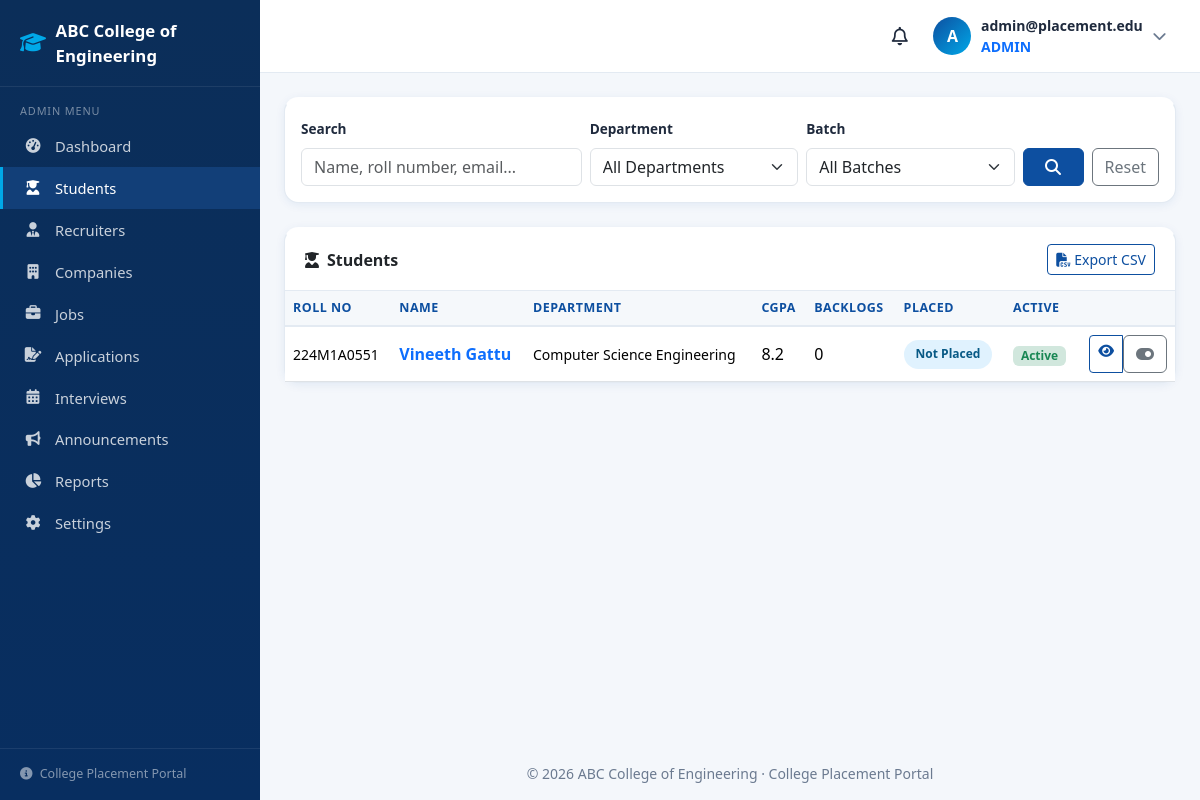
/admin/students (signed in), run on the app's committed database.
### models.py (models this page shows, shortened)
class Setting(db.Model):
    __tablename__ = "settings"
    id = db.Column(db.Integer, primary_key=True)
    key = db.Column(db.String(50), nullable=False, unique=True)
    value = db.Column(db.String(300), nullable=True)

class User(UserMixin, db.Model):
    __tablename__ = "users"
    id = db.Column(db.Integer, primary_key=True)
    email = db.Column(db.String(120), unique=True, nullable=False, index=True)
    password_hash = db.Column(db.String(256), nullable=False)
    role = db.Column(db.String(20), nullable=False)  # student | recruiter | admin
    is_active = db.Column(db.Boolean, nullable=False, default=True)
    reset_token = db.Column(db.String(64), nullable=True)
    reset_token_expiry = db.Column(db.DateTime, nullable=True)
    created_at = db.Column(db.DateTime, nullable=False, default=datetime.now)
    student = db.relationship("Student", backref="user", uselist=False,
                              cascade="all, delete-orphan")
    recruiter = db.relationship("Recruiter", backref="user", uselist=False,
                                cascade="all, delete-orphan")
    admin = db.relationship("Admin", backref="user", uselist=False,
                            cascade="all, delete-orphan")
    notifications = db.relationship("Notification", backref="user",
                                    lazy="dynamic", cascade="all, delete-orphan")
    def unread_notifications(self):
        return self.notifications.filter_by(is_read=False).count()
    def recent_notifications(self, limit=5):
        return (self.notifications
                .order_by(Notification.created_at.desc())
                .limit(limit).all())

class Student(db.Model):
    __tablename__ = "students"
    id = db.Column(db.Integer, primary_key=True)
    user_id = db.Column(db.Integer, db.ForeignKey("users.id"),
                        nullable=False, unique=True)
    name = db.Column(db.String(120), nullable=False)
    roll_number = db.Column(db.String(20), nullable=False, unique=True, index=True)
    department = db.Column(db.String(100), nullable=False)
    batch = db.Column(db.String(10), nullable=False)
    year = db.Column(db.Integer, nullable=False)
    cgpa = db.Column(db.Float, nullable=False, default=0.0)
    backlogs = db.Column(db.Integer, nullable=False, default=0)
    phone = db.Column(db.String(15), nullable=True)
    skills = db.Column(db.Text, nullable=True)
    profile_pic = db.Column(db.String(256), nullable=True)
    resume_path = db.Column(db.String(256), nullable=True)
    placed = db.Column(db.Boolean, nullable=False, default=False)
    created_at = db.Column(db.DateTime, nullable=False, default=datetime.now)
    applications = db.relationship("Application", backref="student",
                                   lazy=True, cascade="all, delete-orphan")

### blueprints/admin.py (the view)
@admin_bp.route("/students")
@login_required
@role_required("admin")
def students():
    page = request.args.get("page", 1, type=int)
    search = request.args.get("q", "").strip()
    department = request.args.get("department", "").strip()
    batch = request.args.get("batch", "").strip()
    query = Student.query.join(User)
    if search:
        term = f"%{search.lower()}%"
        query = query.filter(db.or_(Student.name.ilike(term),
                                    Student.roll_number.ilike(term),
                                    User.email.ilike(term)))
    if department:
        query = query.filter_by(department=department)
    if batch:
        query = query.filter_by(batch=batch)
    departments = [d[0] for d in db.session.query(Student.department).distinct()]
    batches = [b[0] for b in db.session.query(Student.batch).distinct()]
    items = query.order_by(Student.name.asc()).paginate(
        page=page, per_page=PAGE_SIZE, error_out=False)
    return render_template("admin/students.html", students=items,
                           departments=departments, batches=batches,
                           search=search, department=department, batch=batch)

### templates/admin/students.html (shortened to what this page needs)
{% extends 'layouts/dashboard_base.html' %}
{% block content %}
<div class="card mb-4">
  <div class="card-body">
    <form method="get" action="{{ url_for('admin.students') }}" class="row g-2 align-items-end">
      <div class="col-md-4">
        <label class="form-label">Search</label>
        <input type="text" name="q" class="form-control" placeholder="Name, roll number, email..." value="{{ search }}">
      </div>
      <div class="col-md-3">
        <label class="form-label">Department</label>
        <select name="department" class="form-select">
          <option value="">All Departments</option>
        </select>
      </div>
      <div class="col-md-3">
        <label class="form-label">Batch</label>
        <select name="batch" class="form-select">
          <option value="">All Batches</option>
        </select>
      </div>
      <div class="col-md-2 d-flex gap-2">
        <button class="btn btn-primary flex-grow-1"><i class="fa-solid fa-magnifying-glass"></i></button>
        <a href="{{ url_for('admin.students') }}" class="btn btn-outline-secondary">Reset</a>
      </div>
    </form>
  </div>
</div>
<div class="card">
  <div class="card-header d-flex justify-content-between align-items-center">
    <span><i class="fa-solid fa-user-graduate me-2"></i>Students</span>
    <a href="{{ url_for('admin.export_students') }}" class="btn btn-sm btn-outline-primary"><i class="fa-solid fa-file-csv me-1"></i>Export CSV</a>
  </div>
  <div class="card-body p-0">
    <div class="table-responsive">
      <table class="table table-hover mb-0">
        <thead>
          <tr><th>Roll No</th><th>Name</th><th>Department</th><th>CGPA</th><th>Backlogs</th><th>Placed</th><th>Active</th><th></th></tr>
        </thead>
        <tbody>
          {% for s in students.items %}
            <tr>
              <td class="small">{{ s.roll_number }}</td>
              <td>
                <a href="{{ url_for('admin.student_detail', student_id=s.id) }}" class="fw-semibold text-primary">{{ s.name }}</a>
              </td>
              <td class="small">{{ s.department }}</td>
              <td>{{ s.cgpa }}</td>
              <td>{{ s.backlogs }}</td>
              <td>
                {% if s.placed %}
                  <span class="badge-status status-selected">Placed</span>
                {% else %}
                  <span class="badge-status status-applied">Not Placed</span>
                {% endif %}
              </td>
              <td>
                {% if s.user.is_active %}
                  <span class="badge bg-success-subtle text-success">Active</span>
                {% else %}
                  <span class="badge bg-danger-subtle text-danger">Inactive</span>
                {% endif %}
              </td>
              <td class="text-end">
                <div class="btn-group btn-group-sm">
                  <a href="{{ url_for('admin.student_detail', student_id=s.id) }}" class="btn btn-outline-primary"><i class="fa-solid fa-eye"></i></a>
                  <form method="post" action="{{ url_for('admin.student_toggle', student_id=s.id) }}">
                    <button class="btn btn-outline-secondary" title="Activate/Deactivate">
                      <i class="fa-solid {{ 'fa-toggle-on' if s.user.is_active else 'fa-toggle-off' }}"></i>
                    </button>
                  </form>
                </div>
              </td>
            </tr>
          {% else %}
            <tr><td colspan="8"><div class="empty-state py-4"><i class="fa-solid fa-user-graduate"></i><p class="mt-2 mb-0">No students found.</p></div></td></tr>
          {% endfor %}
        </tbody>
      </table>
    </div>
  </div>
</div>
{% endblock %}

### templates/layouts/dashboard_base.html (shortened to what this page needs)
{% extends 'layouts/base.html' %}
{% block body_class %}dashboard-body{% endblock %}
{% block body %}
  <div class="dashboard-wrapper">
    {% include 'layouts/_sidebar.html' %}
    <div class="main-area">
      {% include 'layouts/_topbar.html' %}
      <main class="dashboard-content">
        {% block content %}{% endblock %}
      </main>
      <footer class="text-center py-3 muted small">
        &copy; {{ now().year }} {{ setting('college_name', 'College') }} &middot; {{ setting('site_name', 'Placement Portal') }}
      </footer>
    </div>
  </div>
{% endblock %}

### templates/layouts/base.html (shortened to what this page needs)
<!DOCTYPE html>
<html lang="en">
<head>
  <link rel="stylesheet" href="{{ url_for('static', filename='vendor/bootstrap/bootstrap.min.css') }}">
  <link rel="stylesheet" href="{{ url_for('static', filename='vendor/fontawesome/all.min.css') }}">
  <link rel="stylesheet" href="{{ url_for('static', filename='css/style.css') }}">
</head>
<body class="{% block body_class %}{% endblock %}">
  {% block body %}{% endblock %}
</body>
</html>

### templates/layouts/_sidebar.html (shortened to what this page needs)
<aside class="sidebar" id="sidebar">
  <a href="{{ url_for('main.index') }}" class="brand">
    <i class="fa-solid fa-graduation-cap"></i>
    <span>{{ setting('college_name', 'College') }}</span>
  </a>
  {% if current_user.role == 'student' %}
    <div class="section-label">Student Menu</div>
    <a href="{{ url_for('student.dashboard') }}" class="nav-link {{ 'active' if request.endpoint == 'student.dashboard' }}">
      <i class="fa-solid fa-gauge-high"></i> Dashboard
    </a>
    <a href="{{ url_for('student.jobs') }}" class="nav-link {{ 'active' if request.endpoint in ['student.jobs', 'student.job_detail'] }}">
      <i class="fa-solid fa-briefcase"></i> Browse Jobs
    </a>
    <a href="{{ url_for('student.applications') }}" class="nav-link {{ 'active' if request.endpoint == 'student.applications' }}">
      <i class="fa-solid fa-file-signature"></i> My Applications
    </a>
    <a href="{{ url_for('student.interviews') }}" class="nav-link {{ 'active' if request.endpoint == 'student.interviews' }}">
      <i class="fa-solid fa-calendar-days"></i> Interviews
    </a>
    <a href="{{ url_for('student.offers') }}" class="nav-link {{ 'active' if request.endpoint == 'student.offers' }}">
      <i class="fa-solid fa-award"></i> Offers
    </a>
    <a href="{{ url_for('student.profile') }}" class="nav-link {{ 'active' if request.endpoint == 'student.profile' }}">
      <i class="fa-solid fa-id-card"></i> Profile
    </a>
  {% elif current_user.role == 'admin' %}
    <div class="section-label">Admin Menu</div>
    <a href="{{ url_for('admin.dashboard') }}" class="nav-link {{ 'active' if request.endpoint == 'admin.dashboard' }}">
      <i class="fa-solid fa-gauge-high"></i> Dashboard
    </a>
    <a href="{{ url_for('admin.students') }}" class="nav-link {{ 'active' if request.endpoint in ['admin.students', 'admin.student_detail'] }}">
      <i class="fa-solid fa-user-graduate"></i> Students
    </a>
    <a href="{{ url_for('admin.recruiters') }}" class="nav-link {{ 'active' if request.endpoint == 'admin.recruiters' }}">
      <i class="fa-solid fa-user-tie"></i> Recruiters
    </a>
    <a href="{{ url_for('admin.companies') }}" class="nav-link {{ 'active' if request.endpoint == 'admin.companies' }}">
      <i class="fa-solid fa-building"></i> Companies
    </a>
    <a href="{{ url_for('admin.jobs') }}" class="nav-link {{ 'active' if request.endpoint == 'admin.jobs' }}">
      <i class="fa-solid fa-briefcase"></i> Jobs
    </a>
    <a href="{{ url_for('admin.applications') }}" class="nav-link {{ 'active' if request.endpoint == 'admin.applications' }}">
      <i class="fa-solid fa-file-signature"></i> Applications
    </a>
    <a href="{{ url_for('admin.interviews') }}" class="nav-link {{ 'active' if request.endpoint == 'admin.interviews' }}">
      <i class="fa-solid fa-calendar-days"></i> Interviews
    </a>
    <a href="{{ url_for('admin.announcements') }}" class="nav-link {{ 'active' if request.endpoint == 'admin.announcements' }}">
      <i class="fa-solid fa-bullhorn"></i> Announcements
    </a>
    <a href="{{ url_for('admin.reports') }}" class="nav-link {{ 'active' if request.endpoint == 'admin.reports' }}">
      <i class="fa-solid fa-chart-pie"></i> Reports
    </a>
    <a href="{{ url_for('admin.settings') }}" class="nav-link {{ 'active' if request.endpoint == 'admin.settings' }}">
      <i class="fa-solid fa-gear"></i> Settings
    </a>
  {% endif %}
  <div class="sidebar-footer">
    <i class="fa-solid fa-circle-info me-1"></i> {{ setting('site_name', 'Placement Portal') }}
  </div>
</aside>

### templates/layouts/_topbar.html (shortened to what this page needs)
<header class="topbar">
  <div class="dropdown">
    <a href="#" class="bell-icon text-decoration-none" data-bs-toggle="dropdown" data-bs-display="static">
      <i class="fa-regular fa-bell"></i>
    </a>
  </div>
  <div class="dropdown">
    <a href="#" class="user-chip text-decoration-none" data-bs-toggle="dropdown" data-bs-display="static">
      <span class="avatar">{{ current_user.email[0]|upper }}</span>
      <span class="d-none d-md-block">
        <span class="d-block fw-semibold small">{{ current_user.email }}</span>
        <span class="d-block text-uppercase small text-primary fw-bold">{{ current_user.role }}</span>
      </span>
      <i class="fa-solid fa-chevron-down small muted"></i>
    </a>
  </div>
</header>

### data on the page
Setting: value "ABC College of Engineering"
Setting: value "College Placement Portal"
User: email "A", email "admin@placement.edu", role "ADMIN"
Student: roll_number "224M1A0551", name "Vineeth Gattu", department "Computer Science Engineering", cgpa "8.2", backlogs "0", placed "Not Placed"
